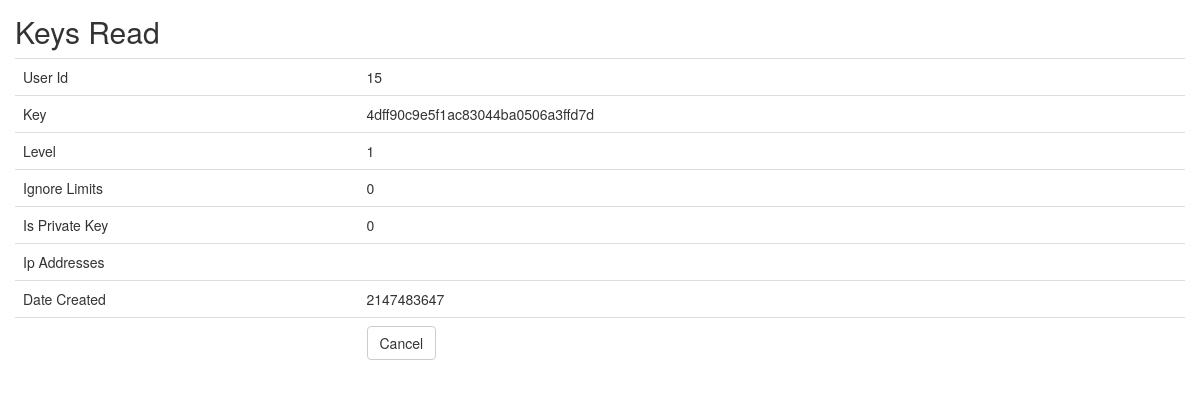
/index.php/keys/read/5, run on an earlier commit of the app's database.
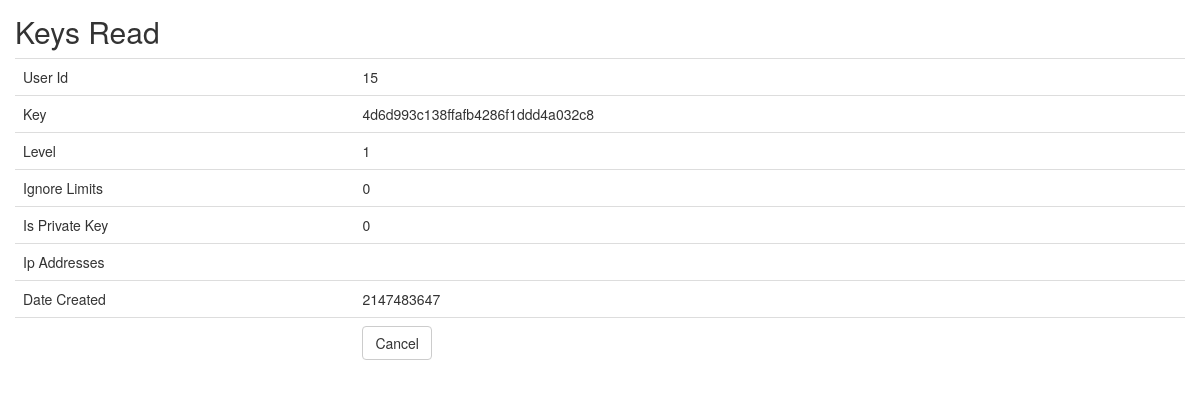
And on a later commit of the database.
### tables this page shows
CREATE TABLE `keys` (
  `id` int(11) NOT NULL,
  `user_id` int(11) NOT NULL,
  `key` varchar(40) NOT NULL,
  `level` int(2) NOT NULL DEFAULT 1,
  `ignore_limits` tinyint(1) NOT NULL DEFAULT 0,
  `is_private_key` tinyint(1) NOT NULL DEFAULT 0,
  `ip_addresses` text DEFAULT NULL,
  `date_created` int(11) NOT NULL DEFAULT current_timestamp()
);

### application/controllers/Keys.php (called while the page is built, shortened)
<?php
class Keys extends CI_Controller
{
    function __construct()
    {
        $this->load->model('Keys_model');
        $this->load->library('form_validation');
    }
    public function read($id)
    {
        $row = $this->Keys_model->get_by_id($id);
        if ($row) {
            $data = array(
		'id' => $row->id,
		'user_id' => $row->user_id,
		'key' => $row->key,
		'level' => $row->level,
		'ignore_limits' => $row->ignore_limits,
		'is_private_key' => $row->is_private_key,
		'ip_addresses' => $row->ip_addresses,
		'date_created' => $row->date_created,
	    );
            $this->load->view('keys/keys_read', $data);
        } else {
            $this->session->set_flashdata('message', 'Record Not Found');
            redirect(site_url('keys'));
        }
    }
}

### index.php (called while the page is built, shortened)
<?php
require_once BASEPATH.'core/CodeIgniter.php';

### application/models/Keys_model.php (called while the page is built, shortened)
<?php
class Keys_model extends CI_Model
{
    public $table = 'keys';
    public $id = 'id';
    function get_by_id($id)
    {
        $this->db->where($this->id, $id);
        return $this->db->get($this->table)->row();
    }
}

### application/views/keys/keys_read.php (the view, shortened to what this page needs)
<!doctype html>
<html>
    <head>
        <link rel="stylesheet" href="<?php echo base_url('assets/bootstrap/css/bootstrap.min.css') ?>"/>
    </head>
    <body>
        <h2 style="margin-top:0px">Keys Read</h2>
        <table class="table">
	    <tr><td>User Id</td><td><?php echo $user_id; ?></td></tr>
	    <tr><td>Key</td><td><?php echo $key; ?></td></tr>
	    <tr><td>Level</td><td><?php echo $level; ?></td></tr>
	    <tr><td>Ignore Limits</td><td><?php echo $ignore_limits; ?></td></tr>
	    <tr><td>Is Private Key</td><td><?php echo $is_private_key; ?></td></tr>
	    <tr><td>Ip Addresses</td><td><?php echo $ip_addresses; ?></td></tr>
	    <tr><td>Date Created</td><td><?php echo $date_created; ?></td></tr>
	    <tr><td></td><td><a href="<?php echo site_url('keys') ?>" class="btn btn-default">Cancel</a></td></tr>
	</table>
        </body>
</html>

What changed in the data, as far as the page shows it:
changed keys: key "4dff90c9e5f1ac83044ba0506a3ffd7d" → "4d6d993c138ffafb4286f1ddd4a032c8"
